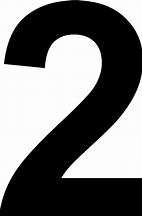
#> input picture Handwritten_Digit_Recognition/tests_images/number2.jpeg, 142 x 216 px
$ python -i utils.py   (imports and definitions only)
#> lines starting #> are read from the running program, lines starting #| are printed output that depends on the picture; after the words box and inside, x2 and y2 are one past the last pixel; in counts of white or black regions, pixels touching at a corner belong together
#> further down, picture is the input picture: PIL image 142x216 RGB; min 0, max 255, mean 114.4
import cv2
import numpy as np
from PIL import Image

def preprocess_image(img):
    if isinstance(img, Image.Image):
        img = img.convert('L')  # grayscale
        img = np.array(img)
    else:
        img = cv2.cvtColor(img, cv2.COLOR_BGR2GRAY)

    # Invert image: MNIST format is white background, black digit
    img = 255 - img
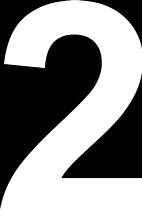
#> img: shape (216, 142); min 0, max 255, mean 140.6

    # Crop to bounding box of the digit
    coords = cv2.findNonZero(img)  # get all non-zero points (digit)
#> coords = contour of 29597 points, box (x1, y1, x2, y2) (0, 0, 142, 216), area 36
    if coords is not None:
        x, y, w, h = cv2.boundingRect(coords)  # get bounding box
#> x = 0; y = 0; w = 142; h = 216
        img = img[y:y+h, x:x+w]  # crop the digit region

    # Resize to 28x28 while keeping aspect ratio
    img = cv2.resize(img, (20, 20), interpolation=cv2.INTER_AREA)
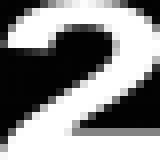
#> img: shape (20, 20) (shown 8 times larger); min 2, max 255, mean 140.6
    padded_img = np.pad(img, ((4, 4), (4, 4)), mode='constant', constant_values=0)
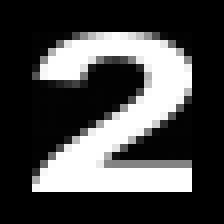
#> padded_img: shape (28, 28) (shown 8 times larger); min 0, max 255, mean 71.7

    # Normalize
    padded_img = padded_img.astype('float32') / 255.0
    padded_img = padded_img.reshape(1, 28, 28, 1)

    return padded_img

>>> from PIL import Image
>>> picture = Image.open('tests_images/number2.jpeg')
>>> result = preprocess_image(picture)

$ run again, on Handwritten_Digit_Recognition/tests_images/number3.jpeg
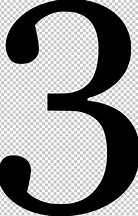
#> input picture Handwritten_Digit_Recognition/tests_images/number3.jpeg, 138 x 216 px
#> picture is the input picture: PIL image 138x216 RGB; min 0, max 255, mean 144.6
#> in preprocess_image, `img = 255 - img`:
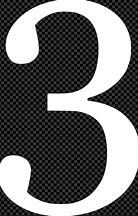
#> img: shape (216, 138); min 0, max 255, mean 110.4
#> coords = contour of 27269 points, box (x1, y1, x2, y2) (0, 0, 138, 216), area 4
#> x = 0; w = 138; h = 216
#> in preprocess_image, `padded_img = np.pad(img, ((4, 4), (4, 4)), mode='constant', constant_v..`:
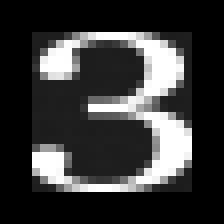
#> padded_img: shape (28, 28) (shown 8 times larger); min 0, max 255, mean 56.3

$ run again, on Handwritten_Digit_Recognition/tests_images/number9.jpeg
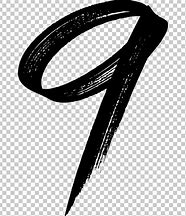
#> input picture Handwritten_Digit_Recognition/tests_images/number9.jpeg, 186 x 216 px
#> picture is the input picture: PIL image 186x216 RGB; min 0, max 255, mean 175.6
#> in preprocess_image, `img = 255 - img`:
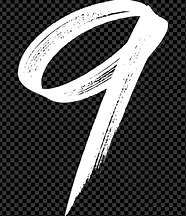
#> img: shape (216, 186); min 0, max 255, mean 79.4
#> coords = contour of 35561 points, box (x1, y1, x2, y2) (0, 0, 186, 216), area 26
#> x = 0; w = 186; h = 216
#> in preprocess_image, `padded_img = np.pad(img, ((4, 4), (4, 4)), mode='constant', constant_v..`:
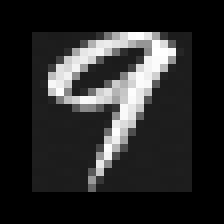
#> padded_img: shape (28, 28) (shown 8 times larger); min 0, max 255, mean 40.5
